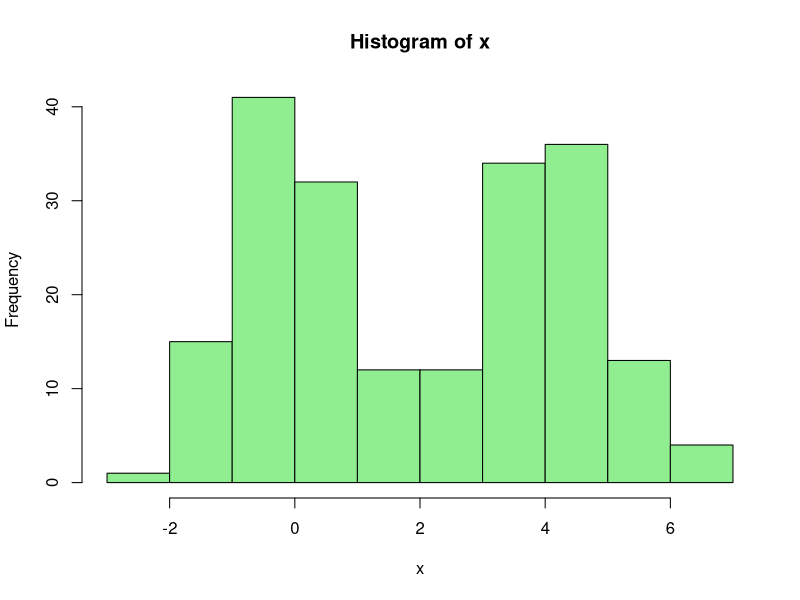
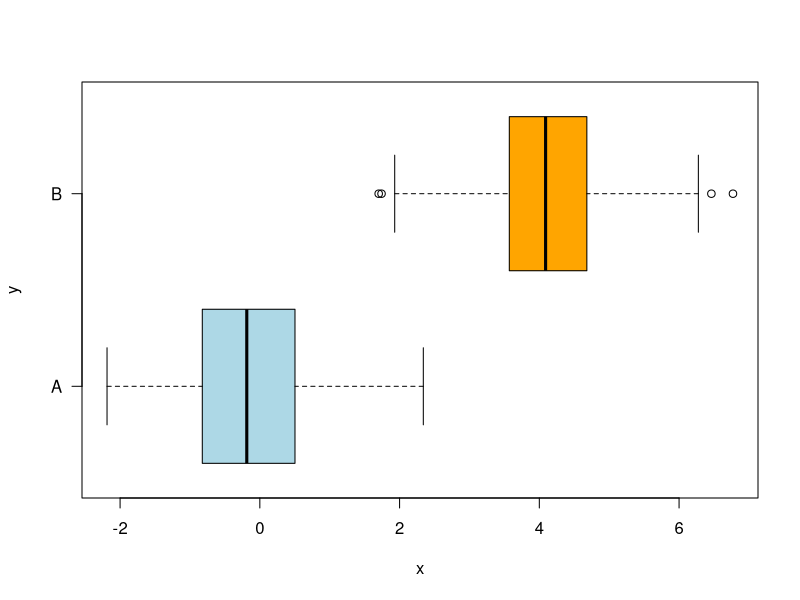
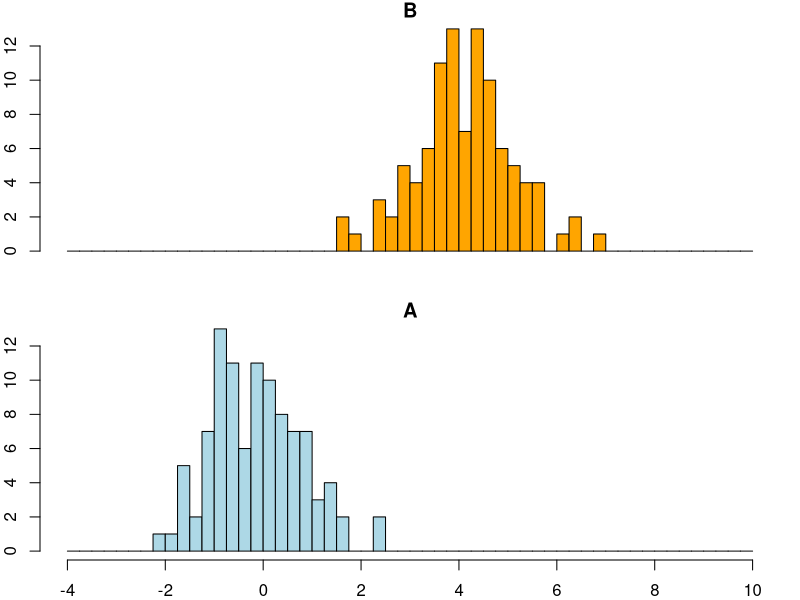

R code for these plots, in order:
## ---- chunk 1
# From Harvard data science class (see references at the end of this notebook)

set.seed(11)

# Our measuring variable is continuous, numeric...
# ...it has two Normal distribution waves
x <- c(rnorm(100), rnorm(100, mean=4))

# Our outcome is categorical, A and B 300 times each
# ...the idea is to match A and B to a number x
y <- rep(c("A", "B"), each=100)

## ---- chunk 2
# Look at x now
hist(x, col='lightgreen', breaks=10)

## ---- chunk 3
# From Harvard data science class (see references)
boxplot(x~y, col=c("lightblue","orange"), horizontal=T, las=1)

# Now place a histogram on top of another histogram

oldpar <- par(mfrow=c(2, 1), mar=c(2,2,1,1))

breaks <- seq(-4, 10, by=0.25)

# Histogram for 'B'
hist(x[y=="B"], breaks=breaks, col='orange', main="B", xaxt='n')

# Histogram for 'A'
hist(x[y=="A"], breaks=breaks, col='lightblue', main="A")

par(oldpar)
